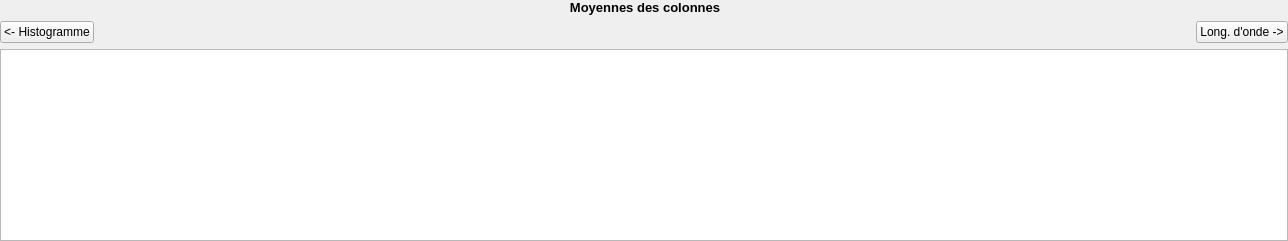
          <widget class="QWidget" name="page_moy_col_don">
           <layout class="QGridLayout" name="gridLayout_11">
            <property name="leftMargin">
             <number>0</number>
            </property>
            <property name="topMargin">
             <number>0</number>
            </property>
            <property name="rightMargin">
             <number>0</number>
            </property>
            <property name="bottomMargin">
             <number>0</number>
            </property>
            <item row="1" column="1">
             <spacer name="horizontalSpacer_2">
              <property name="orientation">
               <enum>Qt::Horizontal</enum>
              </property>
              <property name="sizeHint" stdset="0">
               <size>
                <width>1090</width>
                <height>20</height>
               </size>
              </property>
             </spacer>
            </item>
            <item row="0" column="1">
             <widget class="QLabel" name="label_moy_colonne">
              <property name="sizePolicy">
               <sizepolicy hsizetype="Expanding" vsizetype="Preferred">
                <horstretch>0</horstretch>
                <verstretch>0</verstretch>
               </sizepolicy>
              </property>
              <property name="font">
               <font>
                <pointsize>10</pointsize>
                <weight>75</weight>
                <italic>false</italic>
                <bold>true</bold>
               </font>
              </property>
              <property name="text">
               <string>Moyennes des colonnes</string>
              </property>
              <property name="textFormat">
               <enum>Qt::AutoText</enum>
              </property>
              <property name="alignment">
               <set>Qt::AlignCenter</set>
              </property>
             </widget>
            </item>
            <item row="1" column="2">
             <widget class="QPushButton" name="bouton_moy_col">
              <property name="text">
               <string>Long. d'onde -&gt;</string>
              </property>
             </widget>
            </item>
            <item row="1" column="0">
             <widget class="QPushButton" name="bouton_moy_colBack">
              <property name="text">
               <string>&lt;- Histogramme</string>
              </property>
             </widget>
            </item>
            <item row="2" column="0" colspan="3">
             <widget class="QTextBrowser" name="textBrowser_moy_colonne">
              <property name="sizePolicy">
               <sizepolicy hsizetype="Expanding" vsizetype="Expanding">
                <horstretch>0</horstretch>
                <verstretch>1</verstretch>
               </sizepolicy>
              </property>
             </widget>
            </item>
           </layout>
          </widget>
